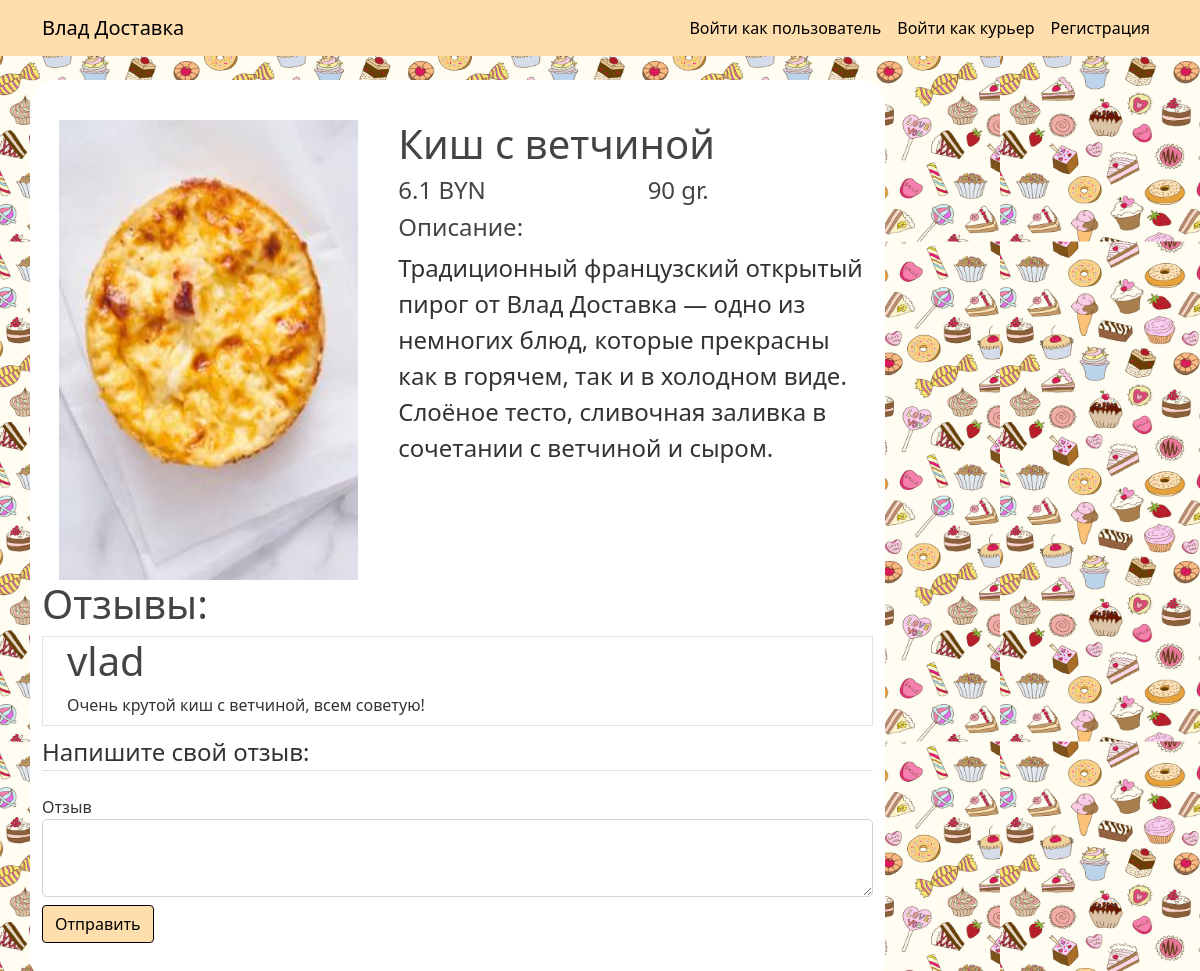
Page /product/1 on the committed database.
### bd_project/models.py (models this page shows, shortened)
class BaseModel(Model):
    id = PrimaryKeyField(unique=True)
    class Meta:
        database = db
        order_by = 'id'

class Product(BaseModel):
    name = CharField(unique=True, null=False)
    price = DoubleField(null=False)
    description = TextField(null=False)
    weight = IntegerField(null=False)
    image = CharField(null=False)
    category = ForeignKeyField(Categories, backref='category')
    class Meta:
        db_table = 'Products'

class ProductReviews(BaseModel):
    review = TextField()
    user_id = ForeignKeyField(User, backref='revives')
    product_id = ForeignKeyField(Product, backref='revives')
    class Meta:
        db_table = 'ProductReviews'

class User(BaseModel, UserMixin):
    username = CharField(max_length=20, unique=True, null=False)
    email = CharField(max_length=20, unique=True, null=False)
    phone = CharField(max_length=15, unique=True, null=False)
    address = CharField(max_length=20, null=False)
    password = CharField(max_length=60, null=False)
    class Meta:
        db_table = 'Users'

### bd_project/main/routes.py (the view)
@main.route('/product/<product_id>', methods=['GET', 'POST'])
def product_revive(product_id):
    form = ReviveForm()
    product = Product.get(Product.id == product_id)
    revives = product.revives
    if form.validate_on_submit():
        revive = ProductReviews(review=form.revive.data, user_id=current_user.id, product_id=product_id)
        revive.save()
        form.revive.data = ''
        return redirect(url_for('main.product_revive', product_id=product_id))
    return render_template('product_revives.html', product=product, revives=revives, form=form)

### bd_project/main/forms.py
class ReviveForm(FlaskForm):
    revive = TextAreaField('Отзыв', validators=[DataRequired()])
    submit = SubmitField('Отправить')

### bd_project/templates/product_revives.html (shortened to what this page needs)
{% extends 'layout.html' %}
{% block content %}
    <div class="row mt-4">
        <div class="col-5">
            <img src="{{ url_for('static', filename ='food_pics/' + product.image) }}"
                 class="food-img-revive"
                 alt="{{ url_for('static', filename ='food_pics/' + 'default_food.jpg') }}">
        </div>
        <div class="col-7">
            <h5 class="" style="font-size:250%">{{ product.name }}</h5>
            <div class="row">
                <div class="col-6">
                    <h6 class="mb-2" style="font-size:150%">{{ product.price }} BYN</h6>
                </div>
                <div class="col-6">
                    <h6 class="mb-2" style="font-size:150%">{{ product.weight }} gr.</h6>
                </div>
            </div>
            <h4>Описание:</h4>
            <p class="card-text" style="font-size:150%">{{ product.description }}</p>
        </div>
    </div>
    <div>
        <h1>Отзывы: </h1>
        {% for revive in revives %}
        <div class="container border mb-2">
            <div>
                <h1>{{ revive.user_id.username }}</h1>
            </div>
            <div class="mt-1 mb-2">
                <span>{{ revive.review }}</span>
            </div>
        </div>
        {% endfor %}
        {% if not session['courier'] %}
        <form method="post" action="">
            <fieldset class="form-group">
                <legend class="border-bottom mb-4">Напишите свой отзыв:</legend>
                <div class="form-group">
                    {{ form.revive.label(class="form-control-label") }}
                    {% if form.revive.errors %}
                    {{ form.revive(class="form-control form-control-lg is-invalid") }}
                    <div class="invalid-feedback">
                        {% for error in form.revive.errors %}
                        <span>{{ error }}</span>
                        {% endfor %}
                    </div>
                    {% else %}
                    {{ form.revive(class="form-control form-control-lg") }}
                    {% endif %}
                </div>
                <div class="form-group pt-2 pb-4">
                    {{ form.submit(class="btn btn-outline-info") }}
                </div>
            </fieldset>
        </form>
        {% endif %}
    </div>
{% endblock content %}

### bd_project/static/main.css (style rules this page uses)
body { background: #fafafa; color: #333333; margin-top: 5rem; }
h1, h2, h3, h4, h5, h6 { color: #444444; }
.btn-outline-info { background: #FFDEAD; color: black; border: 1px solid black; }
body { background-image: url("../static/background.png"); background-position: left, right; background-repeat: repeat; background-size: 1000px 500px; }
.food-img-revive { width:320px; height: 460px; display: block; margin-left: auto; margin-right: auto; width: 90%; }

### rows in the picture
Product: image (picture), name "Киш с ветчиной", price "6.1", weight "90", description "Традиционный французский открытый пирог от Влад Доставка — одно из немногих блюд, которые прекрасны как в горячем, так и в холодном виде. Слоёное тесто, сливочная заливка в сочетании с ветчиной и сыром."
ProductReviews: user_id.username "vlad", review "Очень крутой киш с ветчиной, всем советую!"
